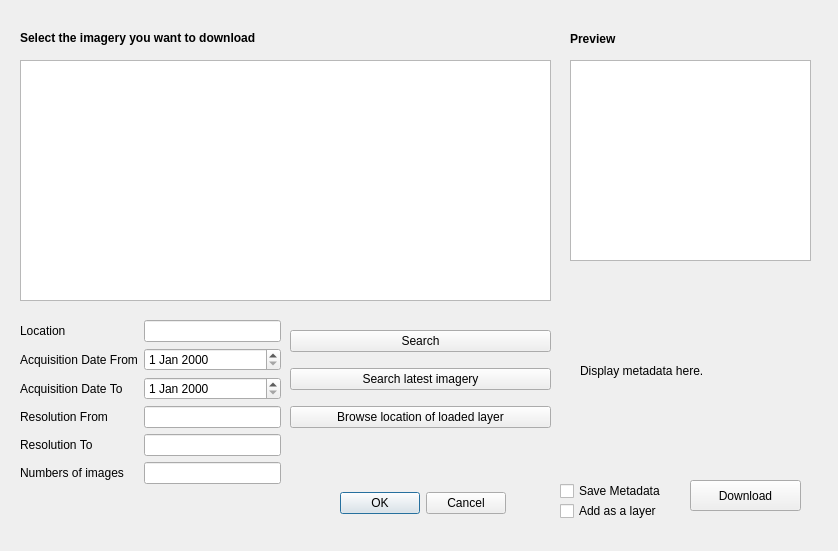
<?xml version="1.0" encoding="UTF-8"?>
<ui version="4.0">
 <class>Dialog</class>
 <widget class="QDialog" name="Dialog">
  <property name="geometry">
   <rect>
    <x>0</x>
    <y>0</y>
    <width>838</width>
    <height>551</height>
   </rect>
  </property>
  <property name="windowTitle">
   <string>Download Imagery</string>
  </property>
  <widget class="QDialogButtonBox" name="buttonBox">
   <property name="geometry">
    <rect>
     <x>330</x>
     <y>490</y>
     <width>176</width>
     <height>27</height>
    </rect>
   </property>
   <property name="standardButtons">
    <set>QDialogButtonBox::Cancel|QDialogButtonBox::Ok</set>
   </property>
   <property name="centerButtons">
    <bool>false</bool>
   </property>
  </widget>
  <widget class="QWidget" name="layoutWidget_2">
   <property name="geometry">
    <rect>
     <x>20</x>
     <y>320</y>
     <width>261</width>
     <height>201</height>
    </rect>
   </property>
   <layout class="QFormLayout" name="formLayout">
    <item row="0" column="0">
     <widget class="QLabel" name="label_2">
      <property name="text">
       <string>Location</string>
      </property>
     </widget>
    </item>
    <item row="0" column="1">
     <widget class="QLineEdit" name="lineEditLocation"/>
    </item>
    <item row="1" column="0">
     <widget class="QLabel" name="label_3">
      <property name="text">
       <string>Acquisition Date From</string>
      </property>
     </widget>
    </item>
    <item row="2" column="0">
     <widget class="QLabel" name="label_4">
      <property name="text">
       <string>Acquisition Date To</string>
      </property>
     </widget>
    </item>
    <item row="3" column="0">
     <widget class="QLabel" name="label_5">
      <property name="text">
       <string>Resolution From</string>
      </property>
     </widget>
    </item>
    <item row="1" column="1">
     <widget class="QDateEdit" name="dateEditAcquisitionFrom"/>
    </item>
    <item row="2" column="1">
     <widget class="QDateEdit" name="dateEditAcquisitionTo"/>
    </item>
    <item row="3" column="1">
     <widget class="QLineEdit" name="lineEditResolutionFrom"/>
    </item>
    <item row="4" column="1">
     <widget class="QLineEdit" name="lineEditResolutionTo"/>
    </item>
    <item row="4" column="0">
     <widget class="QLabel" name="label_6">
      <property name="text">
       <string>Resolution To</string>
      </property>
     </widget>
    </item>
    <item row="5" column="0">
     <widget class="QLabel" name="label_7">
      <property name="text">
       <string>Numbers of images</string>
      </property>
     </widget>
    </item>
    <item row="5" column="1">
     <widget class="QLineEdit" name="lineEditNumImages"/>
    </item>
   </layout>
  </widget>
  <widget class="QWidget" name="layoutWidget">
   <property name="geometry">
    <rect>
     <x>290</x>
     <y>320</y>
     <width>261</width>
     <height>121</height>
    </rect>
   </property>
   <layout class="QVBoxLayout" name="verticalLayout">
    <item>
     <widget class="QPushButton" name="pushButtonSearch">
      <property name="text">
       <string>Search</string>
      </property>
     </widget>
    </item>
    <item>
     <widget class="QPushButton" name="pushButtonSearchLatest">
      <property name="text">
       <string>Search latest imagery</string>
      </property>
     </widget>
    </item>
    <item>
     <widget class="QPushButton" name="pushButtonBrowseLocation">
      <property name="text">
       <string>Browse location of loaded layer</string>
      </property>
     </widget>
    </item>
   </layout>
  </widget>
  <widget class="QListWidget" name="listWidget">
   <property name="geometry">
    <rect>
     <x>20</x>
     <y>60</y>
     <width>531</width>
     <height>241</height>
    </rect>
   </property>
  </widget>
  <widget class="QLabel" name="label">
   <property name="geometry">
    <rect>
     <x>20</x>
     <y>30</y>
     <width>331</width>
     <height>16</height>
    </rect>
   </property>
   <property name="font">
    <font>
     <weight>75</weight>
     <bold>true</bold>
    </font>
   </property>
   <property name="text">
    <string>Select the imagery you want to download</string>
   </property>
  </widget>
  <widget class="QGraphicsView" name="graphicsView">
   <property name="geometry">
    <rect>
     <x>570</x>
     <y>60</y>
     <width>241</width>
     <height>201</height>
    </rect>
   </property>
  </widget>
  <widget class="QLabel" name="labelMetadata">
   <property name="geometry">
    <rect>
     <x>580</x>
     <y>280</y>
     <width>231</width>
     <height>181</height>
    </rect>
   </property>
   <property name="text">
    <string>Display metadata here.</string>
   </property>
  </widget>
  <widget class="QPushButton" name="pushButtonDownload">
   <property name="geometry">
    <rect>
     <x>690</x>
     <y>480</y>
     <width>111</width>
     <height>31</height>
    </rect>
   </property>
   <property name="text">
    <string>Download</string>
   </property>
  </widget>
  <widget class="QCheckBox" name="checkBoxAddLayer">
   <property name="geometry">
    <rect>
     <x>560</x>
     <y>500</y>
     <width>121</width>
     <height>22</height>
    </rect>
   </property>
   <property name="text">
    <string>Add as a layer</string>
   </property>
  </widget>
  <widget class="QCheckBox" name="checkBoxSaveMeta">
   <property name="geometry">
    <rect>
     <x>560</x>
     <y>480</y>
     <width>111</width>
     <height>22</height>
    </rect>
   </property>
   <property name="text">
    <string>Save Metadata</string>
   </property>
  </widget>
  <widget class="QLabel" name="labelPreview">
   <property name="geometry">
    <rect>
     <x>570</x>
     <y>30</y>
     <width>56</width>
     <height>17</height>
    </rect>
   </property>
   <property name="font">
    <font>
     <weight>75</weight>
     <bold>true</bold>
    </font>
   </property>
   <property name="text">
    <string>Preview</string>
   </property>
  </widget>
 </widget>
 <resources/>
 <connections/>
</ui>
